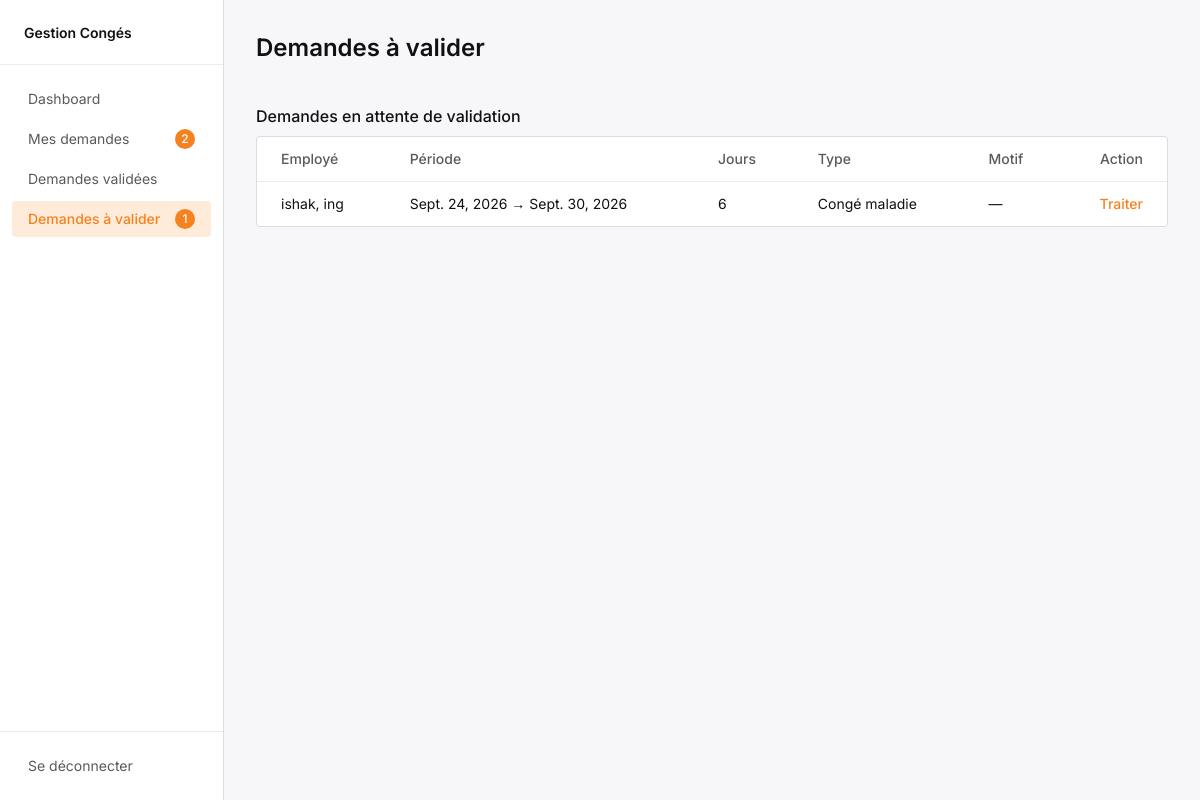
/demandes_a_valider/ (signed in), run on the app's committed database.
### conges/models.py (models this page shows, shortened)
class DemandeConge(models.Model):
        name_employee=models.ForeignKey(
          Employe,
          on_delete=models.CASCADE,
          related_name='employe'
        )
        name_remplacent=models.ForeignKey(
            Employe,
            on_delete=models.CASCADE,
            related_name='remplacent'
        )
        dateCreation = models.DateField(auto_now_add=True)
        dateDebut = models.DateField()
        dateFin = models.DateField()
        Numbrejours= models.DecimalField(max_digits=2, decimal_places=0)
        piece_Joine=models.FileField(upload_to='justificatifs/', null=True, blank=True)
        commentaire=models.TextField(blank=True)
        TYPE_STATUE = [
            ('VA', 'Validé'),
            ('REF', 'Refusé'),
            ('EN_ATT_RMP', 'En attente remplacent'),
            ('EN_ATT_VA', 'En attente validation'),
            ('BR', 'Brouillon'),
            ('ANN', 'Annulé')
        ]
        statue=models.CharField(max_length=10, choices=TYPE_STATUE)
        NIVEAU_CHOICES = [
           ('CG', 'Chef de Groupe'),
           ('CD', 'Chef de Département'),
           ('DIR', 'Directeur')
                          ]
        niveau_validation=models.CharField(max_length=20, choices= NIVEAU_CHOICES, blank=True, null=True)
        motif = models.CharField(max_length=255, blank=True)
        TYPE_CONGE_CHOICES = [
         ('1', 'Congé xxx'),
         ('2', 'Congé maladie'),
         ('3', 'Congé xx'),
         ('AU', 'Autre'),
]
        type_conge = models.CharField(max_length=10, choices=TYPE_CONGE_CHOICES)

class Employe(models.Model):
    nom=models.CharField(max_length=40)
    fonction=models.CharField(max_length=40)
    user=models.OneToOneField(
      User,
      on_delete=models.CASCADE,
      null=True,
      blank=True,
      related_name='employe',
    )
    def meme_equipe(self, autre_employe):
     moi = self.role.first()
     lui = autre_employe.role.first()
     if not moi or not lui:
        return False
     if moi.role.name == 'CG':
        return moi.groupe == lui.groupe
     if moi.role.name == 'CD':
        return moi.dep == lui.dep
     if moi.role.name == 'DIR':
        return moi.direction == lui.direction
     return False
    def get_hierarchie(self):
        employe_role = self.role.first()
        if not employe_role:
            return None
        groupe = employe_role.groupe
        departement = employe_role.dep or (groupe.depratement if groupe else None)
        direction = employe_role.direction or (departement.direction if departement else None)
        chef_groupe = None
        if groupe:
            cg_role = EmployeRole.objects.filter(role__name='CG', groupe=groupe).first()
            chef_groupe = cg_role.employe if cg_role else None
        chef_departement = None
        if departement:
            cd_role = EmployeRole.objects.filter(role__name='CD', dep=departement).first()
            chef_departement = cd_role.employe if cd_role else None
        chef_direction = None
        if direction:
            dir_role = EmployeRole.objects.filter(role__name='DIR', direction=direction).first()
            chef_direction = dir_role.employe if dir_role else None
        return {
            'groupe': groupe,
            'chef_groupe': chef_groupe,
            'departement': departement,
            'chef_departement': chef_departement,
            'direction': direction,
            'chef_direction': chef_direction,
        }
    def get_role(self):
        employe_role=self.role.first()
        return employe_role.role.name if employe_role else None
    def __str__(self):
        return f"{self.nom}, {self.fonction}"

### conges/decoraters.py (the view)
        def wrapper(request, *args, **kwargs): # function hiya li it runs a chaque fois user yvisiti kesh page w tkoun protected by log_required
            employe= getattr(request.user, 'employe', None)  # hadi get attrubute tae el employe, ida makash don't crash, medli none berk
            role=employe.get_role() if employe else None # kifkif mdli role we use only if else psq endna deja employe
            if role not in allowed_roles:
                messages.error(request, "you don't have acces to this page")
                return redirect('home')
            return view_func(request, *args, **kwargs)

### conges/context_processors.py (called while the page is built)
def employe_hierarchie(request):
    employe = getattr(request.user, 'employe', None) if request.user.is_authenticated else None
    return {
        'hierarchie': employe.get_hierarchie() if employe else None
    }

### conges/decoraters.py (called while the page is built)
def role_required(*allowed_roles): # hed el fonction hiya li tedi the roles name
    def decorator(view_func): # hed el fonction hiya el actual view ou wesh yban for each role
        def wrapper(request, *args, **kwargs): # function hiya li it runs a chaque fois user yvisiti kesh page w tkoun protected by log_required
            employe= getattr(request.user, 'employe', None)  # hadi get attrubute tae el employe, ida makash don't crash, medli none berk
            role=employe.get_role() if employe else None # kifkif mdli role we use only if else psq endna deja employe
            if role not in allowed_roles:
                messages.error(request, "you don't have acces to this page")
                return redirect('home')
            return view_func(request, *args, **kwargs)
        return wrapper
    return decorator

### conges/views.py (called while the page is built)
@login_required
@role_required('ES','CG','CD','DIR')
def demandes_a_valider(request):
    chef = request.user.employe
    role = chef.get_role()
    demandes = DemandeConge.objects.filter(
        statue='EN_ATT_VA',
        niveau_validation=role
    ).order_by('dateCreation')
    demandes = [demande for demande in demandes if chef.meme_equipe(demande.name_employee)]
    remplacements_en_attente = DemandeConge.objects.filter(
        name_remplacent=chef,
        statue='EN_ATT_RMP'
    ).order_by('dateCreation')
    return render(request, 'conges/demandes_a_valider.html', {
        'demandes': demandes,
        'remplacements_en_attente': remplacements_en_attente,
    })

### conges/templates/conges/demandes_a_valider.html (shortened to what this page needs)
{% extends 'conges/base.html' %}
{% block content %}
<div class="flex min-h-screen">
    {% include 'conges/_sidebar.html' %}
    <main class="flex-1 px-8 py-8">
        <h1 class="text-2xl font-semibold mb-8">Demandes à valider</h1>
        {% if demandes %}
        <h2 class="py-2 font-medium">Demandes en attente de validation</h2>
        <div class="bg-white border border-neutral-200 rounded overflow-hidden">
            <table class="w-full text-sm">
                <thead>
                    <tr class="text-left text-neutral-400 border-b border-neutral-100">
                        <th class="px-6 py-3 font-medium">Employé</th>
                        <th class="px-6 py-3 font-medium">Période</th>
                        <th class="px-6 py-3 font-medium">Jours</th>
                        <th class="px-6 py-3 font-medium">Type</th>
                        <th class="px-6 py-3 font-medium">Motif</th>
                        <th class="px-6 py-3 font-medium text-right">Action</th>
                    </tr>
                </thead>
                <tbody class="divide-y divide-neutral-100">
                    {% for demande in demandes %}
                    <tr class="hover:bg-neutral-50">
                        <td class="px-6 py-3">{{ demande.name_employee }}</td>
                        <td class="px-6 py-3">{{ demande.dateDebut }} → {{ demande.dateFin }}</td>
                        <td class="px-6 py-3">{{ demande.Numbrejours }}</td>
                        <td class="px-6 py-3">{{ demande.get_type_conge_display }}</td>
                        <td class="px-6 py-3">{{ demande.motif|default:"—" }}</td>
                        <td class="px-6 py-3 text-right">
                            <button onclick="document.getElementById('modal-validation-{{ demande.id }}').classList.remove('hidden')"
                                    class="text-primary hover:text-primary-light font-medium">
                                Traiter
                            </button>
                        </td>
                    </tr>
                    {% endfor %}
                </tbody>
            </table>
        </div>
        {% endif %}
    </main>
</div>
{% endblock %}

### data on the page
DemandeConge: name_employee "ishak, ing", dateDebut "Sept. 24, 2026", dateFin "Sept. 30, 2026", Numbrejours "6", type_conge "Congé maladie", motif "—"

### other printed values
{{ mes_demandes_count }} "2"
{{ a_valider_count }} "1"
